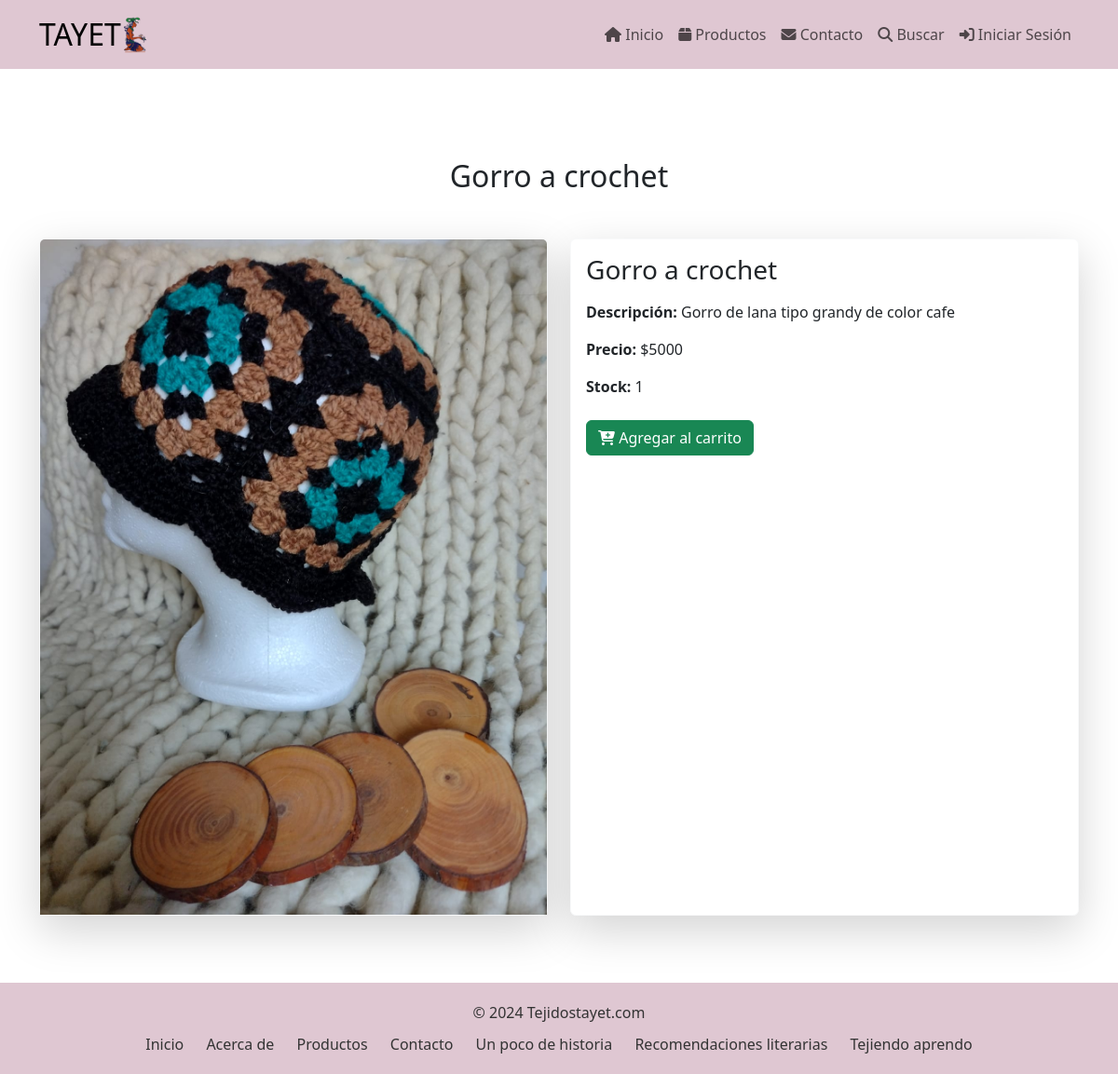
/producto/12/, run on the app's committed database.
### core/models.py (models this page shows, shortened)
class Producto(models.Model):
    nombre = models.CharField(max_length=100)
    descripcion = models.TextField()
    precio = models.IntegerField()
    imagen = models.ImageField(upload_to='productos/')
    categoria = models.ForeignKey(Categoria, on_delete=models.CASCADE, related_name='productos')
    stock = models.IntegerField(default=0)

### core/views.py (the view)
# urls.py: path('producto/<int:producto_id>/', producto_detalle, name='producto_detalle'),
def producto_detalle(request, producto_id):
    producto = get_object_or_404(Producto, id=producto_id)
    return render(request, 'core/producto_detalle.html', {'producto': producto})

### core/context_processors.py (called while the page is built)
def carrito_context(request):
    if request.user.is_authenticated:
        cantidad_total = Carrito.objects.filter(usuario=request.user).aggregate(total_cantidad=Sum('cantidad'))['total_cantidad'] or 0
    else:
        cantidad_total = 0
    return {'cantidad_total': cantidad_total}

### core/templates/core/producto_detalle.html
{% extends "core/base.html" %}
{% load static %}
{% block principal %}
    <section id="producto-detalle" class="pt-5">
        <div class="container">
            <h2 class="text-center my-5">{{ producto.nombre }}</h2>
            <div class="row">
                <div class="col-md-6 mb-4">
                    <div class="card shadow-lg border-light">
                        <img src="{{ producto.imagen.url }}" alt="{{ producto.nombre }}" class="card-img-top img-fluid" style="object-fit: cover; height: auto;">
                    </div>
                </div>
                <div class="col-md-6 mb-4">
                    <div class="card shadow-lg border-light h-100">
                        <div class="card-body d-flex flex-column">
                            <h3 class="card-title mb-3">{{ producto.nombre }}</h3>
                            <p class="card-text mb-3"><strong>Descripción:</strong> {{ producto.descripcion }}</p>
                            <p class="card-text mb-3"><strong>Precio:</strong> ${{ producto.precio }}</p>
                            <p class="card-text mb-4"><strong>Stock:</strong> {{ producto.stock }}</p>
                            {% if producto.stock > 0 %}
                            <div class="d-flex gap-2">
                                <a href="{% url 'agregar_al_carrito' producto.id %}" class="btn btn-success">
                                    <i class="fas fa-cart-plus"></i> Agregar al carrito
                                </a>
                            </div>
                            {% else %}
                            <p class="text-danger">Producto sin stock</p>
                            {% endif %}
                        </div>
                    </div>
                </div>
            </div>
        </div>
    </section>
    <div class="pt-5"></div>
{% endblock %}

### core/templates/core/base.html (style rules this page uses)
html, body { height: 100%; margin: 0; display: flex; flex-direction: column; }

### data on the page
Producto: nombre "Gorro a crochet", imagen (picture), descripcion "Gorro de lana tipo grandy de color cafe", precio "5000", stock "1"
